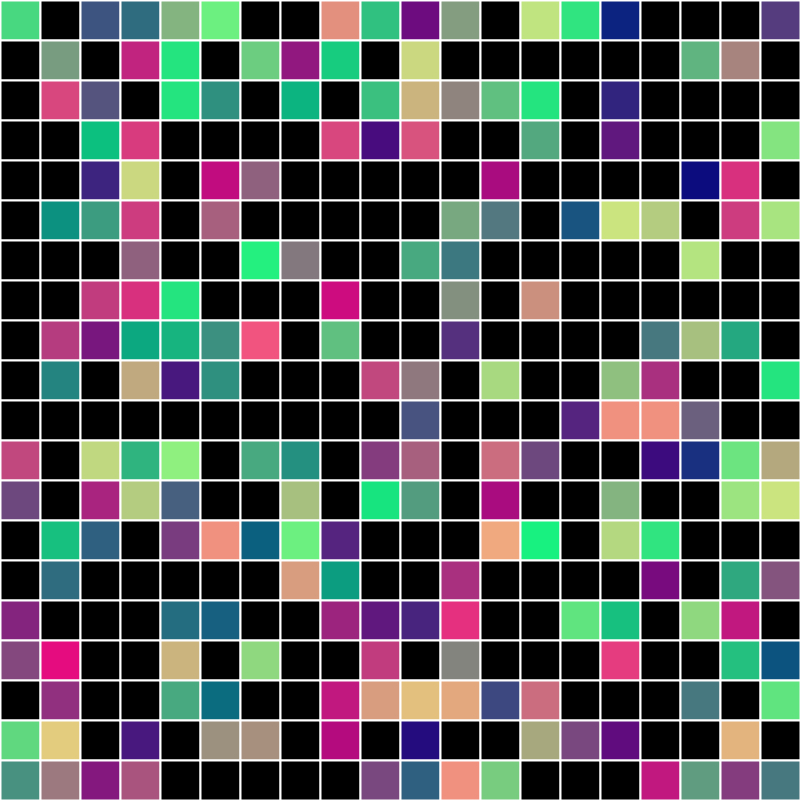
Frame 1 (no input)
Frame 2 (the mouse pressed at the canvas centre, redrawn once): identical to frame 1, image omitted

The Processing sketch that drew this single still picture (run headless with seeded random() and noise(); the mouse was pressed at the canvas centre and the sketch redrawn once):

// Processing sketch: grid_7
// ── grid_7.pde
int videoScale = 40;
int cols, rows;
int[] colors;
boolean red = false;
int frameCounter = 0;

void setup() {
  size(800, 800);
  
  cols = width/videoScale;
  rows = height/videoScale;
  print(cols, "columns\n");
  print(rows, "rows\n");
  
  strokeWeight(2);
  
  colors = new int[cols * rows];
  
  for (int i = 0; i < cols; i++) {
    for (int j = 0; j < rows; j++) {
      int red = (255 / cols) * (i + 1);
      int green = (255 / rows) * (j + 1);
      
      color c = color(red, green, 127);
      colors = append(colors, c);
    }
  }
  
  noLoop();
}

void draw() {
  color c;
  
    for (int i = 0; i < cols; i++) {
      for (int j = 0; j < rows; j++) {
        
          int x = i * videoScale;
          int y = j * videoScale;
          
          c = colors[int(random(0, colors.length))];
          
          int randX = int(random(20, cols + 20));
          int randY = int(random(20, rows + 20));
          
          if (frameCounter%(randY)==0) {
            fill(c);
            stroke(255);
            
            rect(x, y, videoScale, videoScale);
          }
      }
    }
  
  frameCounter++;
}

void mousePressed() {
  loop();
}

void mouseReleased() {
  noLoop();
}
